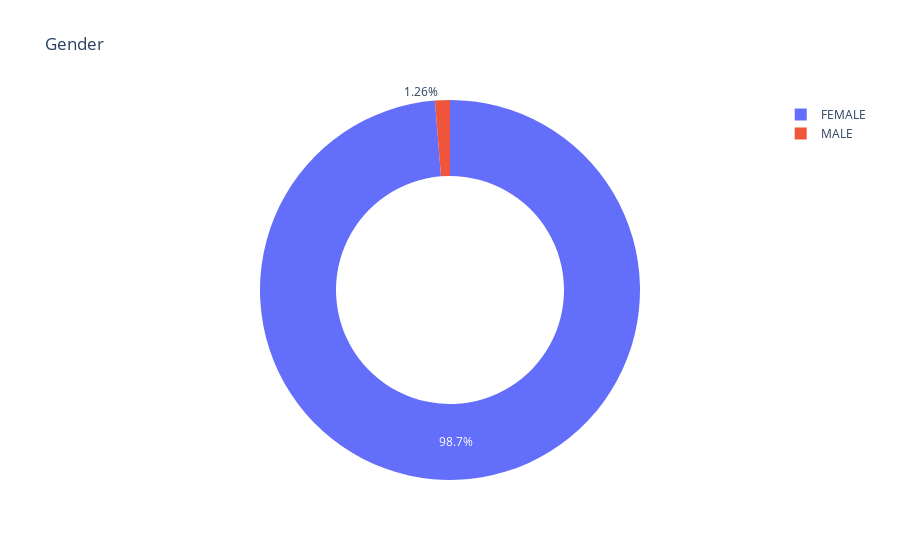
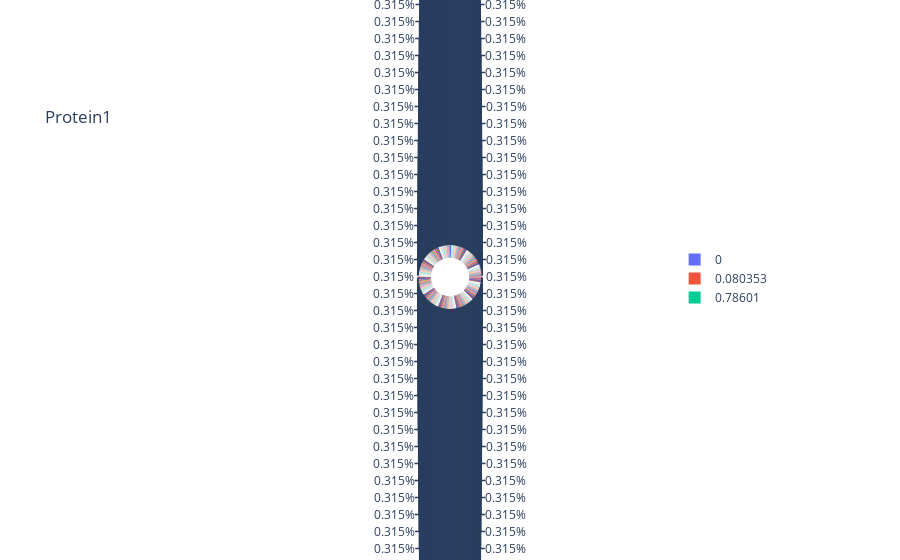
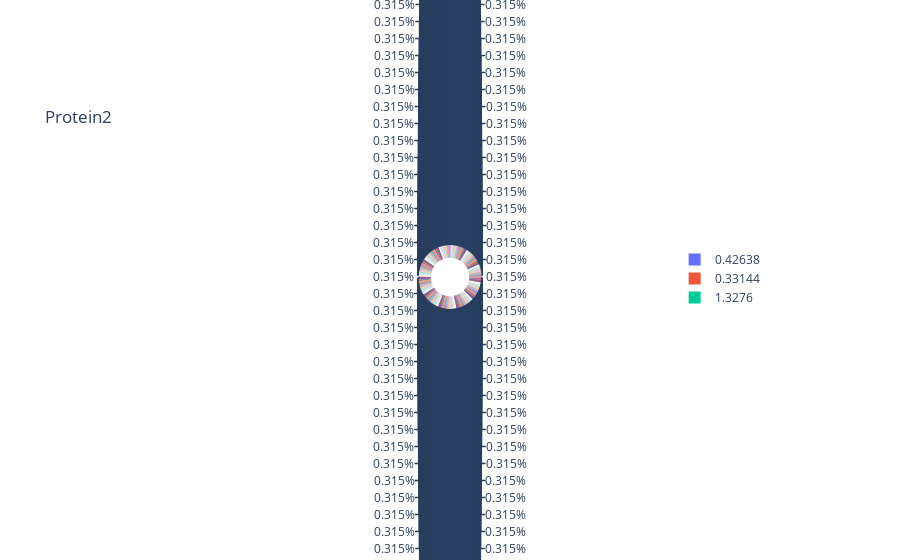
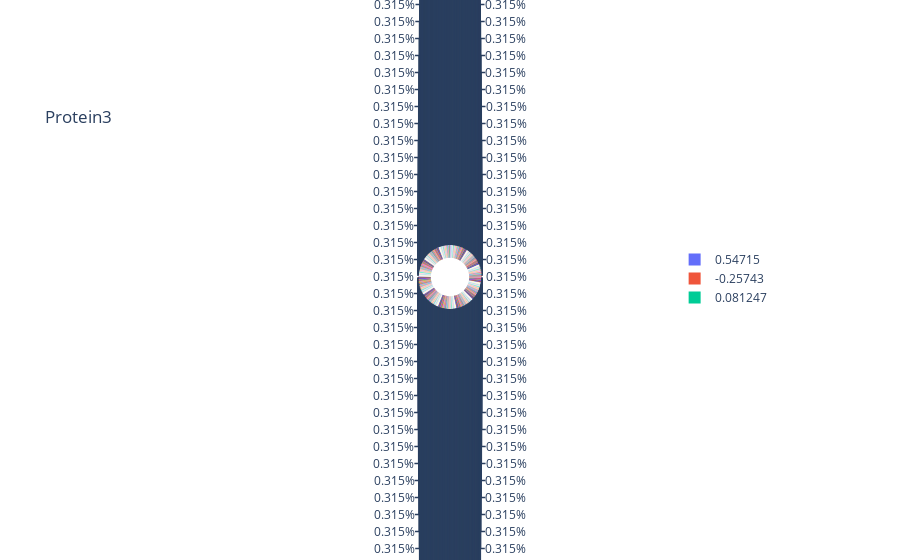

The notebook cell saved with these charts, in order:
### Markdown cell above
# Visualization

### Code cell
for i in (df.iloc[:,2:]) :
    patient_count = df[i].value_counts()
    figure = px.pie(values= patient_count.values,names = patient_count.index,
                hole=0.6,title= i)
    figure.show()

### Figure 1 — Plotly figure (JSON) as saved in the notebook; plotly's stock layout.template omitted (floating-point values rounded to 4 significant figures)
{"data": [{"domain": {"x": [0, 1], "y": [0, 1]}, "hole": 0.6, "hovertemplate": "label=%{label}<br>value=%{value}<extra></extra>", "labels": ["FEMALE", "MALE"], "legendgroup": "", "name": "", "showlegend": true, "type": "pie", "values": [313, 4]}], "layout": {"legend": {"tracegroupgap": 0}, "title": {"text": "Gender"}}}

### Figure 2 — Plotly figure (JSON) as saved in the notebook; plotly's stock layout.template omitted (floating-point values rounded to 4 significant figures; data arrays with more than 128 entries replaced by an {"elided": "..."} marker saying what was removed)
{"data": [{"domain": {"x": [0, 1], "y": [0, 1]}, "hole": 0.6, "hovertemplate": "label=%{label}<br>value=%{value}<extra></extra>", "labels": {"elided": "316 float values"}, "legendgroup": "", "name": "", "showlegend": true, "type": "pie", "values": {"elided": "316 int values"}}], "layout": {"legend": {"tracegroupgap": 0}, "title": {"text": "Protein1"}}}

### Figure 3 — Plotly figure (JSON) as saved in the notebook; plotly's stock layout.template omitted (floating-point values rounded to 4 significant figures; data arrays with more than 128 entries replaced by an {"elided": "..."} marker saying what was removed)
{"data": [{"domain": {"x": [0, 1], "y": [0, 1]}, "hole": 0.6, "hovertemplate": "label=%{label}<br>value=%{value}<extra></extra>", "labels": {"elided": "317 float values"}, "legendgroup": "", "name": "", "showlegend": true, "type": "pie", "values": {"elided": "317 int values"}}], "layout": {"legend": {"tracegroupgap": 0}, "title": {"text": "Protein2"}}}

### Figure 4 — Plotly figure (JSON) as saved in the notebook; plotly's stock layout.template omitted (floating-point values rounded to 4 significant figures; data arrays with more than 128 entries replaced by an {"elided": "..."} marker saying what was removed)
{"data": [{"domain": {"x": [0, 1], "y": [0, 1]}, "hole": 0.6, "hovertemplate": "label=%{label}<br>value=%{value}<extra></extra>", "labels": {"elided": "317 float values"}, "legendgroup": "", "name": "", "showlegend": true, "type": "pie", "values": {"elided": "317 int values"}}], "layout": {"legend": {"tracegroupgap": 0}, "title": {"text": "Protein3"}}}
